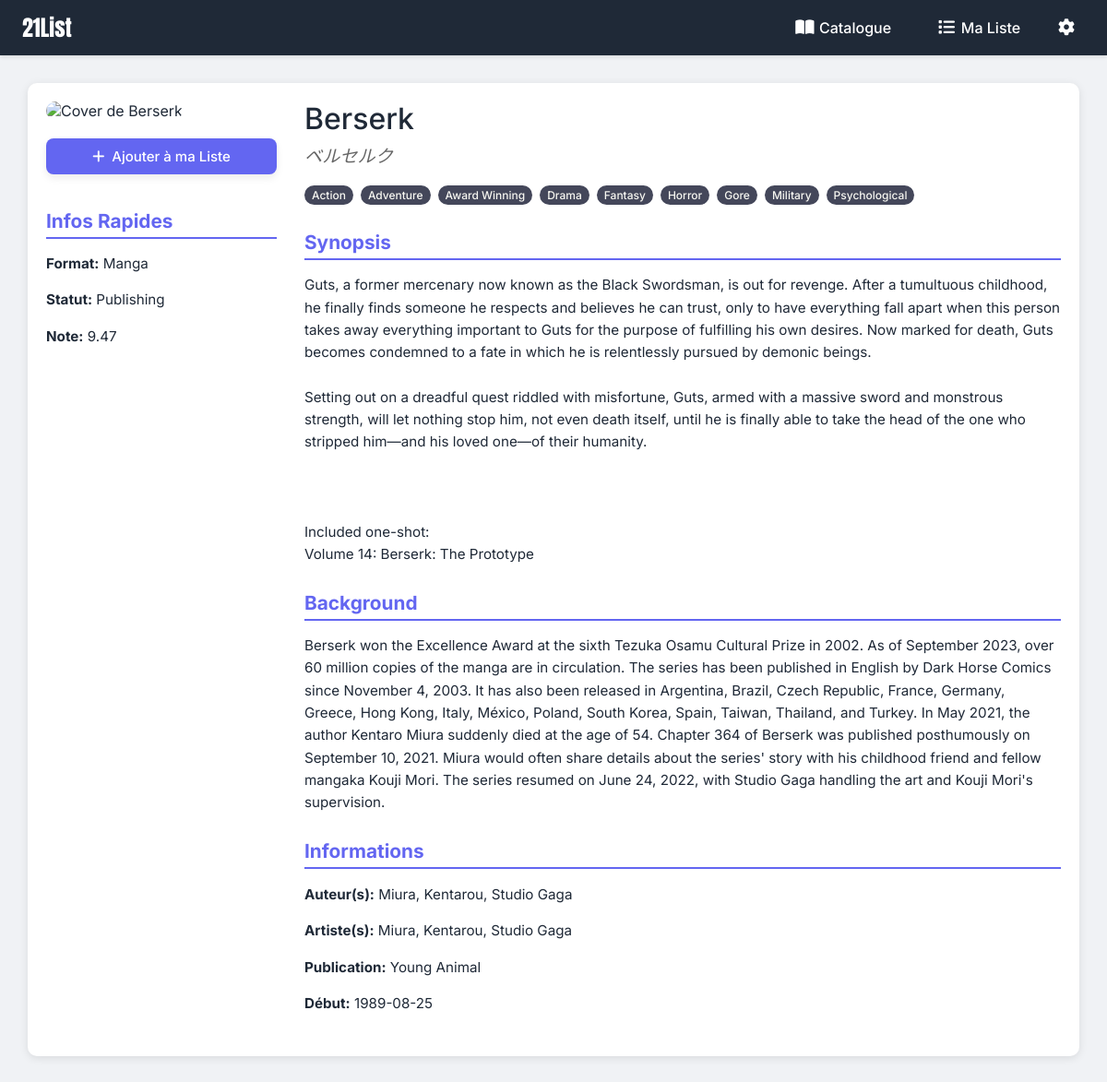
Screenshot of /detail_manga.php?id=21&from=catalogue with the database file from the repository.
### tables this page shows
CREATE TABLE `catalogue` (
  `id` int(11) NOT NULL,
  `mal_id` int(11) DEFAULT NULL,
  `title` varchar(255) NOT NULL,
  `title_english` varchar(255) DEFAULT NULL,
  `title_japanese` varchar(255) DEFAULT NULL,
  `slug` varchar(255) DEFAULT NULL,
  `author` varchar(255) NOT NULL,
  `artist` varchar(255) DEFAULT NULL,
  `genre` text,
  `demographic` varchar(50) DEFAULT NULL,
  `cover_image` varchar(255) DEFAULT NULL,
  `banner_image` varchar(255) DEFAULT NULL,
  `trailer_url` varchar(255) DEFAULT NULL,
  `average_rating` decimal(3,2) DEFAULT NULL,
  `popularity_rank` int(11) DEFAULT NULL,
  `members_count` int(11) NOT NULL DEFAULT '0',
  `jikan_score` decimal(4,2) DEFAULT NULL,
  `created_at` timestamp NOT NULL DEFAULT CURRENT_TIMESTAMP,
  `updated_at` timestamp NOT NULL DEFAULT CURRENT_TIMESTAMP ON UPDATE CURRENT_TIMESTAMP,
  `type` varchar(50) DEFAULT NULL,
  `synopsis` text,
  `background_info` text,
  `status_publication` varchar(50) DEFAULT NULL,
  `start_date` date DEFAULT NULL,
  `end_date` date DEFAULT NULL,
  `num_volumes` int(11) DEFAULT NULL,
  `num_chapters` int(11) DEFAULT NULL,
  `num_episodes` int(11) DEFAULT NULL,
  `season` varchar(100) DEFAULT NULL,
  `studio` varchar(255) DEFAULT NULL,
  `magazine_serialization` varchar(255) DEFAULT NULL
);

### detail_manga.php (the view, shortened to what this page needs)
<?php
include 'config.php';
$manga = null;
$error_message = '';
$manga_id = null;
if (isset($_GET['id']) && filter_var($_GET['id'], FILTER_VALIDATE_INT)) {
     $manga_id = (int)$_GET['id'];
} else {
    $error_message = "ID de Manga invalide ou manquant.";
}
if ($manga_id && empty($error_message)) {
     try {
        $stmt = $conn->prepare("SELECT * FROM catalogue WHERE id = ?");
        $stmt->bind_param("i", $manga_id);
        $stmt->execute();
        $result = $stmt->get_result();
        if ($result->num_rows === 1) {
           $manga = $result->fetch_assoc();
        } else {
           $error_message = "Manga non trouvé dans le catalogue (ID: $manga_id).";
        }
     } catch (Exception $e) {
         $error_message = "Erreur: " . $e->getMessage();
     }
}
function display_stat($label, $value) {
   if (!empty($value)) {
     echo '<p class="detail-stats-item"><strong>' . htmlspecialchars($label) . ':</strong> ' . htmlspecialchars($value) . '</p>';
   }
}
?>
<!DOCTYPE html>
<html lang="fr" class="no-transition">
<head>
     <link rel="stylesheet" href="https://cdnjs.cloudflare.com/ajax/libs/font-awesome/6.5.0/css/all.min.css">
    <link rel="stylesheet" href="assets/css/style.css">
</head>
<body class="no-transition">
    <?php include 'navbar.php'; ?>
    <div class="detail-page-container">
        <?php if (!empty($error_message)): ?>
            <p class="error-message"><?= htmlspecialchars($error_message) ?></p>
        <?php elseif ($manga): ?>
            <div class="detail-grid">
                <aside class="detail-left">
                    <img class="cover-image-large" src="<?= htmlspecialchars($manga['cover_image'] ?? 'covers/default_cover.jpg') ?>" alt="Cover de <?= htmlspecialchars($manga['title']) ?>" onerror="this.onerror=null;this.src='covers/default_cover.jpg';">
                    <div class="detail-actions">
                       <button type="button" class="btn confirm"><i class="fas fa-plus"></i> Ajouter à ma Liste</button>
                    </div>
                    <div class="detail-stats detail-section">
                       <h4>Infos Rapides</h4>
                       <?php display_stat("Format", $manga['type']); ?>
                    </div>
                </aside>
                <main class="detail-right">
                    <div class="detail-titles">
                         <h1><?= htmlspecialchars($manga['title']) ?></h1>
                         <?php if (!empty($manga['title_japanese'])): ?>
                           <h2><?= htmlspecialchars($manga['title_japanese']) ?></h2>
                         <?php endif; ?>
                    </div>
                    <?php
                        if (!empty($manga['genre'])):
                         $genres = explode(',', $manga['genre']);
                    ?>
                     <div class="detail-genres">
                         <?php foreach ($genres as $genre_item): ?>
                            <span class="genre-tag"><?= htmlspecialchars(trim($genre_item)) ?></span>
                         <?php endforeach; ?>
                     </div>
                    <?php endif; ?>
                    <?php
                        $synopsis_a_afficher = '';
                        if (!empty($manga['synopsis_fr'])) {
                            $synopsis_a_afficher = $manga['synopsis_fr'];
                        } elseif (!empty($manga['synopsis'])) {
                            $synopsis_a_afficher = $manga['synopsis'];
                        }
                        if (!empty($synopsis_a_afficher)):
                            $cleaned_synopsis = str_replace("[Written by MAL Rewrite]", "", $synopsis_a_afficher);
                            $cleaned_synopsis = trim($cleaned_synopsis);
                    ?>
                     <div class="detail-section">
                        <h4>Synopsis</h4>
                        <p><?= nl2br(htmlspecialchars($cleaned_synopsis)) ?></p>
                     </div>
                    <?php endif; ?>
                     <?php
                     if (!empty($manga['background_info'])): ?>
                     <div class="detail-section">
                        <h4>Background</h4>
                         <p><?= nl2br(htmlspecialchars($manga['background_info'])) ?></p>
                     </div>
                     <?php endif; ?>
                     <div class="detail-section">
                        <h4>Informations</h4>
                     </div>
                </main>
            </div>
        <?php else: ?>
             <p class="error-message">Le manga demandé n'a pas pu être chargé.</p>
        <?php endif; ?>
    </div>
</body>
</html>

### navbar.php
<nav class="navbar">
    <div class="navbar-content">
        <div class="navbar-title">
            <a href="home.php">21List</a>
        </div>
        <div class="navbar-actions">
            <div class="nav-links">
                <a href="catalogue.php"><i class="fas fa-book-open"></i> Catalogue</a>
                <a href="index.php"><i class="fas fa-list"></i> Ma Liste</a>
            </div>
            <button class="settings-btn" onclick="openSettings()" aria-label="Paramètres">
                <i class="fas fa-cog"></i>
            </button>
        </div>
    </div>
</nav>

### assets/css/style.css (style rules this page uses)
:root { --bg-color: #f8f9fa; --card-bg: #ffffff; --accent-color: #4f46e5; --accent-hover: #4338ca; --text-color: #1f2937; --navbar-color: #333; --border-radius: 10px; --modal-bg-color: #ffffff; }
html.no-transition *, body.no-transition * { transition: none; }
body, .home-container, .grid-container, .navbar, #editModal, #addModal, #settings-modal, button, .btn { transition: background-color 0.4s, color 0.4s, border-color 0.4s, transform 0.3s; }
body { font-family: 'Inter', sans-serif; font-weight: 400; color: var(--text-color); background-color: var(--bg-color); margin: 0; padding: 0; box-sizing: border-box; }
h1, h2 { text-align: center; font-weight: 500; }
h1 { margin-top: 25px; margin-bottom: 25px; }
h2 { margin-top: 20px; margin-bottom: 20px; }
a { text-decoration: none; color: inherit; }
button { cursor: pointer; border: none; background: none; padding: 0; font-family: inherit; }
.genre-tag { background-color: #44475a; color: #f8f8f2; padding: 3px 8px; border-radius: 12px; font-size: 0.75em; font-weight: 500; text-transform: capitalize; }
.btn { padding: 10px 18px; border-radius: 8px; font-size: 15px; font-weight: 500; display: inline-flex; align-items: center; justify-content: center; gap: 8px; cursor: pointer; transition: background-color 0.3s ease, box-shadow 0.2s ease, transform 0.1s ease; color: white; text-align: center; border: none; -webkit-appearance: none; appearance: none; }
.btn i { font-size: 1em; line-height: 1; }
.btn.confirm, .btn.go-catalogue, .btn.go-liste { background-color: var(--accent-color); box-shadow: 0 4px 8px rgba(0,0,0,0.08); color: white; }
.navbar { background-color: var(--navbar-color); padding: 0 24px; box-shadow: 0 2px 4px rgba(0,0,0,0.1); position: sticky; top: 0; z-index: 1000; width: 100%; box-sizing: border-box; }
.navbar-content { display: flex; justify-content: space-between; align-items: center; max-width: 1200px; margin: 0 auto; height: 60px; }
.navbar-title { font-family: 'Anton', sans-serif; font-size: 24px; font-weight: normal; margin-right: auto; flex-shrink: 0; }
.navbar-title a { color: white; text-decoration: none; padding: 0; display: block; }
.navbar-actions { display: flex; align-items: center; gap: 15px; }
.nav-links { display: flex; align-items: center; gap: 20px; }
.nav-links a { color: white; text-decoration: none; display: inline-flex; align-items: center; gap: 6px; font-size: 16px; font-weight: 500; padding: 10px 15px; border-radius: 5px; transition: background-color 0.3s ease, color 0.3s ease; }
.nav-links a i, .settings-btn i { font-size: 18px; width: 1.1em; text-align: center; }
.settings-btn { background: none; border: none; color: white; cursor: pointer; display: inline-flex; align-items: center; padding: 10px; border-radius: 50%; transition: background-color 0.3s ease, color 0.3s ease; }

### detail_manga.php (style rules this page uses)
body { background-color: var(--bg-color); }
.detail-page-container { max-width: 1100px; margin: 30px auto; padding: 20px; background-color: var(--card-bg); border-radius: var(--border-radius); box-shadow: 0 2px 10px rgba(0,0,0,0.1); }
.detail-grid { display: grid; grid-template-columns: 250px 1fr; gap: 30px; }
.detail-left { grid-column: 1 / 2; }
.detail-left .cover-image-large { width: 100%; height: auto; border-radius: var(--border-radius); margin-bottom: 20px; }
.detail-actions .btn { margin-bottom: 10px; width: 100%; box-sizing: border-box; }
.detail-right { grid-column: 2 / 3; text-align: left; }
.detail-titles h1, .detail-titles h2 { margin: 0 0 10px 0; text-align: left; line-height: 1.2; }
.detail-titles h1 { font-size: 2em; color: var(--text-color); }
.detail-titles h2 { font-size: 1.2em; color: #666; font-weight: 400; font-style: italic; }
.detail-genres { display: flex; flex-wrap: wrap; gap: 8px; margin: 20px 0; }
.detail-section { margin-bottom: 25px; }
.detail-section h4 { font-size: 1.3em; margin-bottom: 10px; border-bottom: 2px solid var(--accent-color); padding-bottom: 5px; color: var(--accent-color); }
.detail-section p, .detail-stats-item { font-size: 0.95em; line-height: 1.6; color: var(--text-color); margin-bottom: 5px; }

### rows the page displays
catalogue: type "Manga Publishing 9.47 Miura, Kentarou, Studio Gaga Miura, Kentarou, Studio Gaga Young Animal 1989-08-25", title "Berserk", title_japanese "ベルセルク", genre "Action", genre "Adventure", genre "Award Winning", genre "Drama", genre "Fantasy", genre "Horror", genre "Gore", genre "Military", genre "Psychological", synopsis "Guts, a former mercenary now known as the Black Swordsman, is out for revenge. After a tumultuous childhood, he finally finds someone he respects and believes he can trust, only to have everything fall apart when this person takes away everything important to Guts for the purpose of fulfilling his own desires. Now marked for death, Guts becomes condemned to a fate in which he is relentlessly pursued by demonic beings. Setting out on a dreadful quest riddled with misfortune, Guts, armed with a massive sword and monstrous strength, will let nothing stop him, not even death itself, until he is finally able to take the head of the one who stripped him—and his loved one—of their humanity.…", background_info "Berserk won the Excellence Award at the sixth Tezuka Osamu Cultural Prize in 2002. As of September 2023, over 60 million copies of the manga are in circulation. The series has been published in English by Dark Horse Comics since November 4, 2003. It has also been released in Argentina, Brazil, Czech Republic, France, Germany, Greece, Hong Kong, Italy, México, Poland, South Korea, Spain, Taiwan, Thailand, and Turkey. In May 2021, the author Kentaro Miura suddenly died at the age of 54. Chapter 364 of Berserk was published posthumously on September 10, 2021. Miura would often share details about the series' story with his childhood friend and fellow mangaka Kouji Mori. The series resumed on…"

### other values shown
$label "Format Statut Note Auteur(s) Artiste(s) Publication Début"
